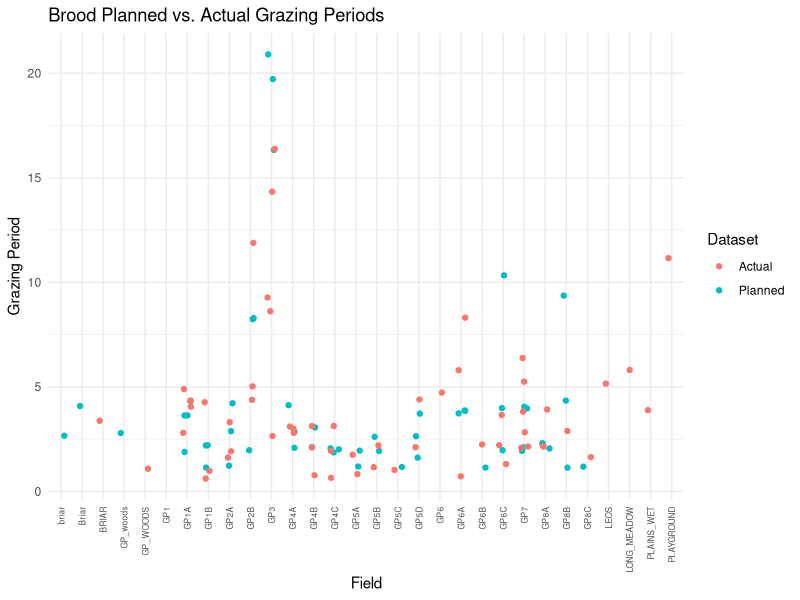
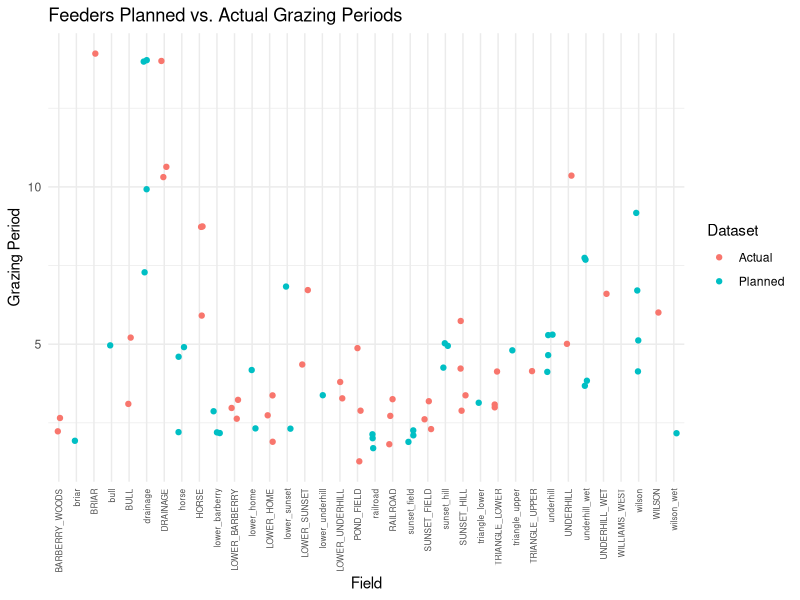
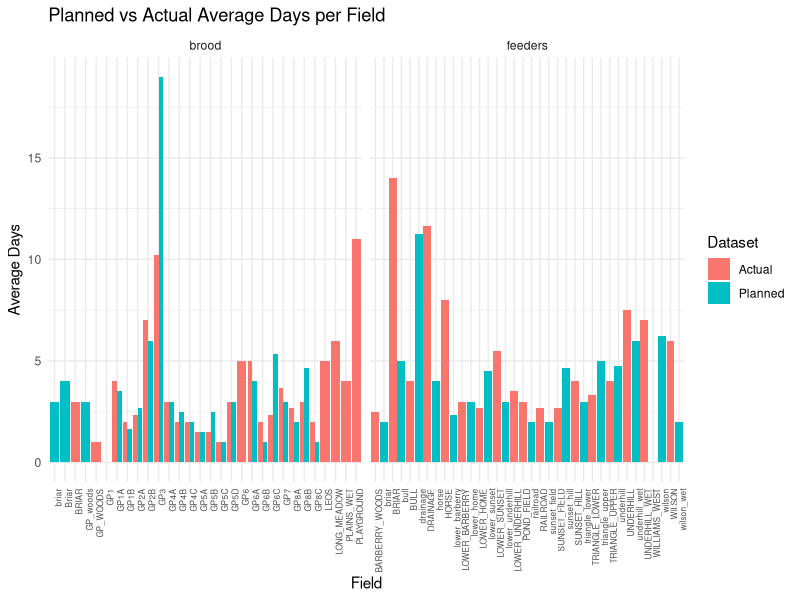
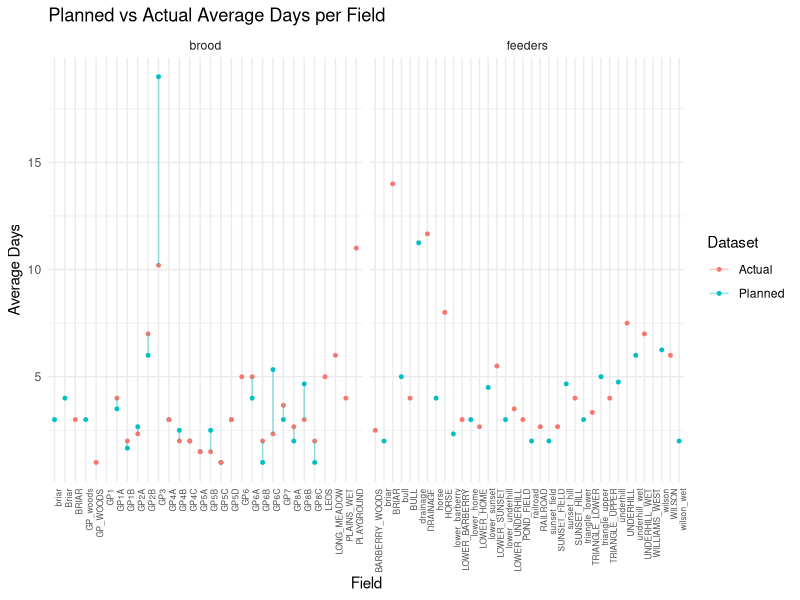
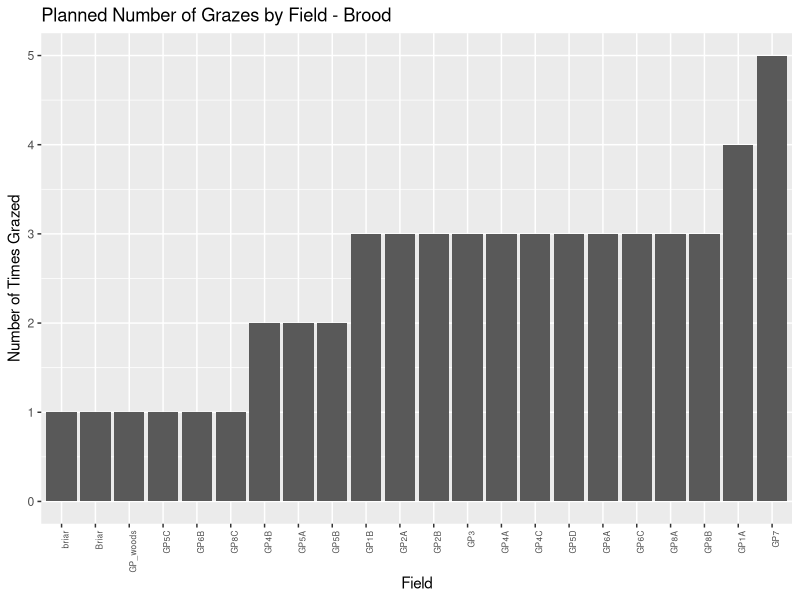
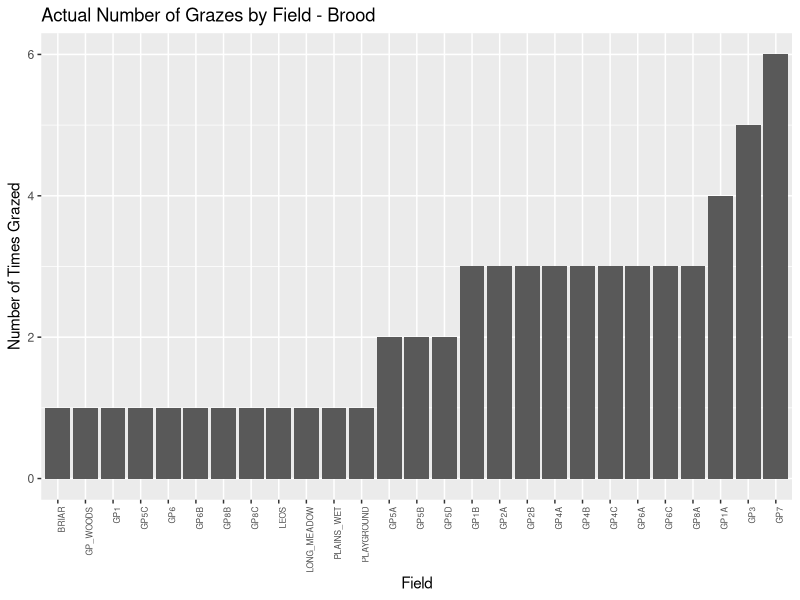
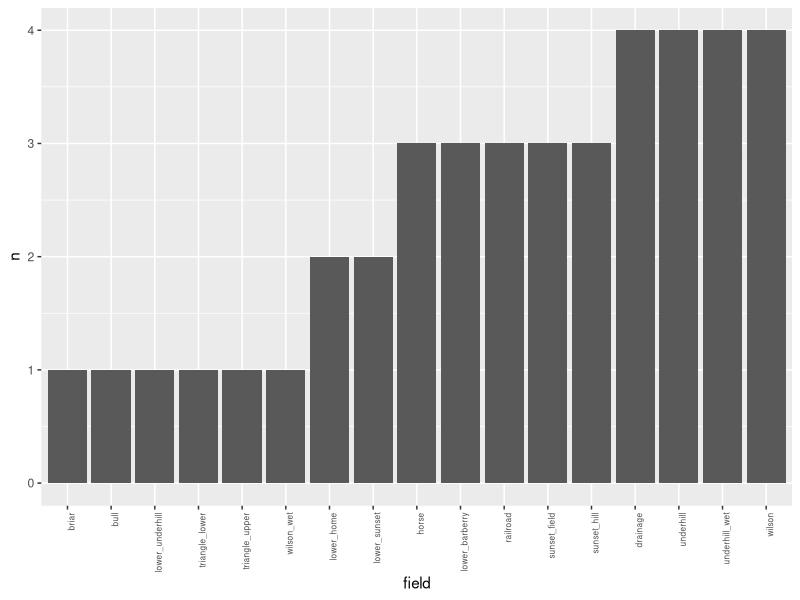
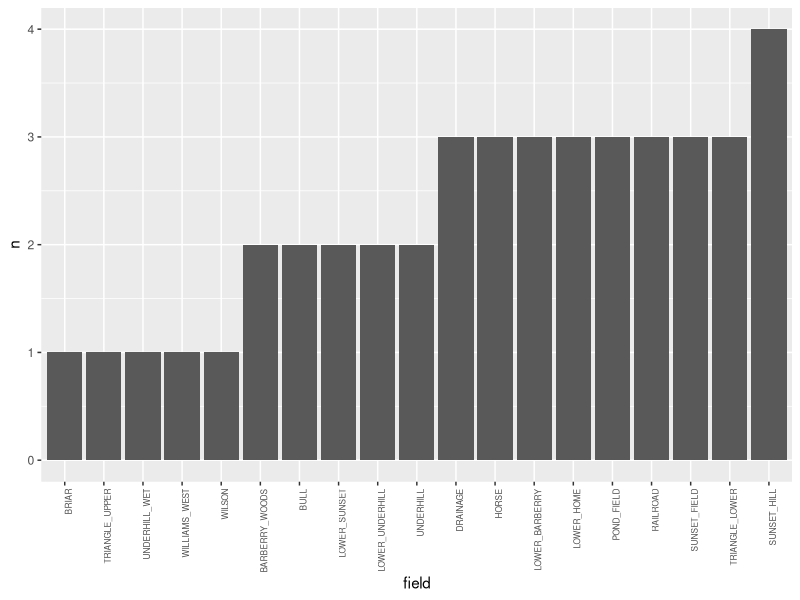

Recreate these plots in R, in order.
################### READ ME ###################
#This script analyses and compares the 2025 grazing plan and actual record
#from Appleton Farms. Data was pulled from the maia grazing software
#and physical and digital records of the 2025 grazing season.Herd is either brood (cow-calf) or
#feeders. Fields are named by the 2025 platemetering system. Move_type indicates
#whether the cows moved into or out of a field on the associated date.
#the days column is calculated by taking the difference between a day_in
#date and a day_out date. There are only "days" values associated with 
#day_in dates.
library(tidyverse)
library(readxl)

record_actual<-read_csv("2025 record actual.csv")
plan<-read_csv("plan.csv")

#view(record_actual)
#view(record_plan)

#-----getting rid of extraneous rows and columns---------------------------------------------------
plan$...7 <- NULL
plan$...8 <- NULL
plan$...9 <- NULL
plan$...10 <- NULL
plan$...11 <- NULL
plan$...12 <- NULL
plan$...13 <- NULL
plan$paddock_plot<- NULL
plan <- plan[-c(183:201), ] 

record_actual$X <- NULL
record_actual$paddock_plot<- NULL
record_actual$...7<-NULL

plan <- plan %>% 
  rename(move_type = "move _type")

plan$field <- plan$field |> 
  trimws()     # removes leading/trailing spaces

record_actual$field <- record_actual$field |> 
  trimws()    

#----------------exporting clean record_plan and record_actual-----------
# write_xlsx(record_plan, "record_plan.xlsx")

# write_xlsx(record_actual, "record_actual.xlsx")

record_actual <- read_excel("record_actual.xlsx")
record_plan  <- read_excel("record_plan.xlsx")

#the below plots take the plan and actual records and plot the "days"/grazing period
#for each cow herd, by field
#--------------------------plot for brood grazing periods-------------
#df_brood_plan and df_brood_actual take separate parts of record_plan and 
#record_actual and add a column ("source"). They are then combined in "record_brood"
#with each row assigned either planned or actual under the column source.
df_brood_plan <- plan %>% 
  filter(move_type == "day_in", herd == "brood") %>%
  mutate(
    source = "Planned",
   )
  

df_brood_actual <- record_actual %>% 
  filter(move_type == "day_in", herd == "brood") %>%
  mutate(
    source = "Actual",
  )

record_brood <- bind_rows(df_brood_plan, df_brood_actual)


ggplot(record_brood, aes(x = field, y = days, color = source)) +
  geom_point(size = 1.5, position = position_jitter(width = 0.2)) +
  theme_minimal() +
  theme(
    axis.text.x = element_text(angle = 90, hjust = 1, vjust = 0.5, size = 6)
  ) +
  labs(color = "Dataset",
title = "Brood Planned vs. Actual Grazing Periods",
x = "Field",
y= "Grazing Period")

#-------------plot for feeders grazing periods-----------------------------
#df_feeders_plan and df_feeders_actual take separate parts of record_plan and 
#record_actual and add a column ("source"). They are then combined in "record_brood"
#with each row assigned either planned or actual under the column source.

df_feeders_plan <- plan %>% 
  filter(move_type == "day_in", herd == "feeders") %>%
  mutate(
    source = "Planned")
    #paddock_plot = as.character(paddock_plot)
 # )

df_feeders_actual <- record_actual %>% 
  filter(move_type == "day_in", herd == "feeders") %>%
  mutate(
    source = "Actual")#,
   # paddock_plot = as.character(paddock_plot)
 # )

record_feeders <- bind_rows(df_feeders_plan, df_feeders_actual)


ggplot(record_feeders, aes(x = field, y = days, color = source)) +
  geom_point(size = 1.5, position = position_jitter(width = 0.2)) +
  theme_minimal() +
  theme(
    axis.text.x = element_text(angle = 90, hjust = 1, vjust = 0.5, size = 6)
  ) +
  labs(color = "Dataset",
       title = "Feeders Planned vs. Actual Grazing Periods",
       x = "Field",
       y= "Grazing Period")


#----now graphing the average grazing period per field across the season-----
#the below code takes the average number of days/grazing period per field 
#grouped by herd for record_plan and record_actual. The df's are then combined into
#combined_avg and plotted 
avg_plan <- plan %>%
  filter(move_type == "day_in") %>%
  group_by(herd, field) %>%
  summarise(avg_days = mean(days, na.rm = TRUE), .groups = "drop") %>%
  mutate(source = "Planned")

avg_actual <- record_actual %>%
  filter(move_type == "day_in") %>%
  group_by(herd, field) %>%
  summarise(avg_days = mean(days, na.rm = TRUE), .groups = "drop") %>%
  mutate(source = "Actual")

#making data types consistent
avg_plan$field   <- as.character(avg_plan$field)
avg_actual$field <- as.character(avg_actual$field)

#combining new dfs back together
combined_avg <- bind_rows(avg_plan, avg_actual)

#plotting the averages in bar chart format
ggplot(combined_avg, aes(x = field, y = avg_days, fill = source)) +
  geom_col(position = "dodge") +
  facet_wrap(~herd, scales = "free_x") +
  theme_minimal() +
  theme(
    axis.text.x = element_text(angle = 90, hjust = 1, size = 6)
  ) +
  labs(
    title = "Planned vs Actual Average Days per Field",
    x = "Field",
    y = "Average Days",
    fill = "Dataset"
  )


#plotting the difference in average planned days and average actual days 

ggplot(combined_avg, aes(x = field, y = avg_days, color = source)) +
  geom_point(size = 1) +
  geom_line(aes(group = field), alpha = 0.4) +
  facet_wrap(~herd, scales = "free_x") +
  theme_minimal() +
  theme(
    axis.text.x = element_text(angle = 90, hjust = 1, size = 6)
  ) +
  labs(
    title = "Planned vs Actual Average Days per Field",
    x = "Field",
    y = "Average Days",
    color = "Dataset"
  )



#Moving on from grazing periods, now we will count the 
#number of times a field was grazed

#counts the number of times a field was planned to be
#grazed throughout the whole season
filter(plan, move_type == "day_in")|>
  count(field)

#counts the number of times a field was actually grazed throughout the whole
#season
filter(record_actual, move_type == "day_in")|>
  count(field)

#This plot shows the planned number of times a field was grazed for brood
ggplot(
  filter(plan, move_type == "day_in", herd == "brood")|>
    count(field)%>%
    mutate(field = reorder(field, n)),
  aes(x = field, y = n)
) +
 geom_col()+
  theme(
    axis.text.x = element_text(angle = 90, hjust = 1, size = 6)
  )+
  labs(
    x = "Field",
    y = "Number of Times Grazed",
    title = "Planned Number of Grazes by Field - Brood"
  )

#This plot shows the actual number of times a field was grazed for brood

ggplot(
  filter(record_actual, move_type == "day_in", herd == "brood")|>
    count(field)%>%
    mutate(field = reorder(field, n)),
  aes(x = field, y = n)
) +
  geom_col() +
  theme(
    axis.text.x = element_text(angle = 90, hjust = 1, size = 6)
  ) +
  labs(
    x = "Field",
    y = "Number of Times Grazed",
    title = "Actual Number of Grazes by Field - Brood")


#This plot shows the planned number of times a field was grazed for feeders
ggplot(
  filter(plan, move_type == "day_in", herd == "feeders")|>
    count(field)%>%
    mutate(field = reorder(field, n)),
  aes(x = field, y = n)
) +
  geom_col()+
  theme(
    axis.text.x = element_text(angle = 90, hjust = 1, size = 6)
  )

#This plot shows the actual number of times a field was grazed for feeders
ggplot(
  filter(record_actual, move_type == "day_in", herd == "feeders")|>
    count(field)%>%
    mutate(field = reorder(field, n)),
  aes(x = field, y = n)
) +
  geom_col()+
  theme(
    axis.text.x = element_text(angle = 90, hjust = 1, size = 6)
  )

####################################################################################
#below demonstrates a different way to visualize the difference between 
#the average planned days per field and the average actual days per field

#plan_days and actual_days eliminates move_type>day_out dates (they are redundant
#due to calculated "days column) and assigned a source column (plan or actual)
plan_days <- plan|>
  filter(move_type == "day_in")|>
  mutate(source="plan")

actual_days <- record_actual|>
  filter(move_type == "day_in")|>
  mutate(source="actual")

#"days" first combines plan_days and actual_days. Then pivot_wider
#creates two new columns ("plan" and "actual") from the source column
#It also creates a third new column, "avg_difference" which takes avg day values
#from plan and actual columns.
#mutate(prop = avg_difference/plan) displays values that allow us to see by what proportion
#the difference in planned vs actual days is.
days<-rbind(plan_days, actual_days)|>
  select(-date)|>
  filter(!is.na(days))|>
  group_by(field, herd, source)|>
  summarize(avg_days = mean(days))|>
  pivot_wider(names_from = source,
              values_from = avg_days)|>
  mutate(avg_difference = actual-plan)|>
  mutate(prop = avg_difference/plan)

#answers question 2B 
ggplot(days, aes(x=field, y=prop))+
  geom_point()+
  geom_hline(yintercept = 0)+
  theme(
    axis.text.x = element_text(angle = 90, hjust = 1, size = 6)
  )+
  labs(
    title= "Difference in planned versus actual use of fields",
    x = "Field",
    y = "Proportional Difference"
  )

  
  






